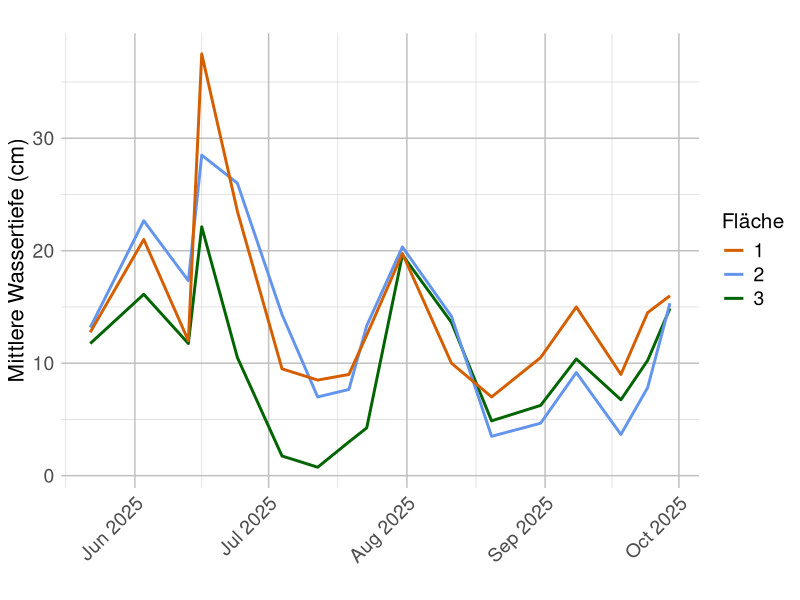
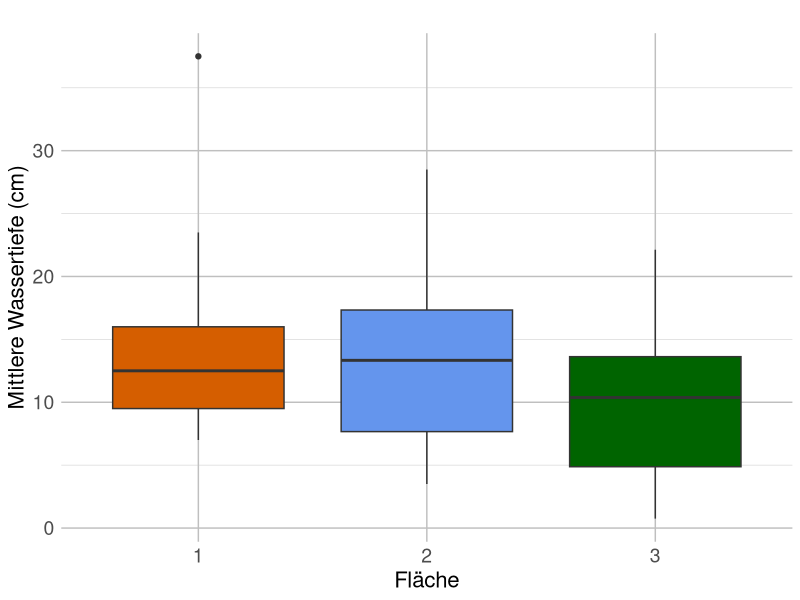
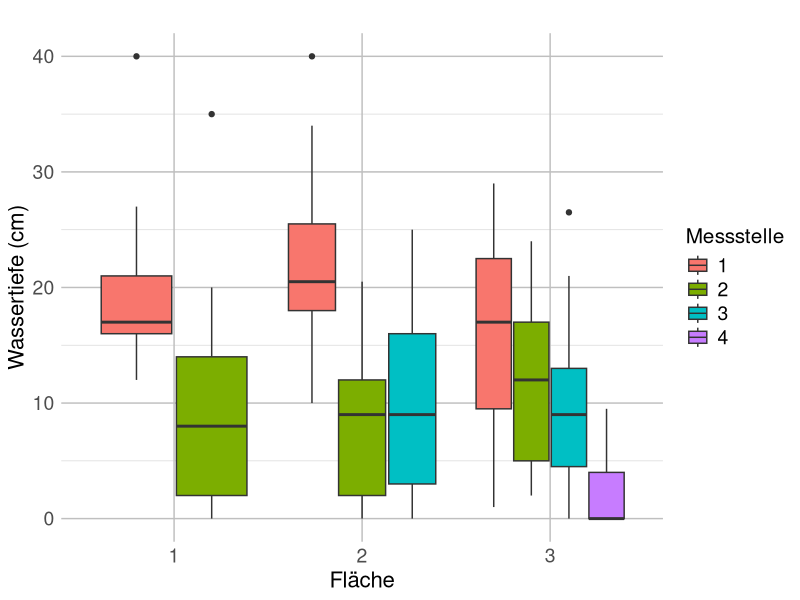
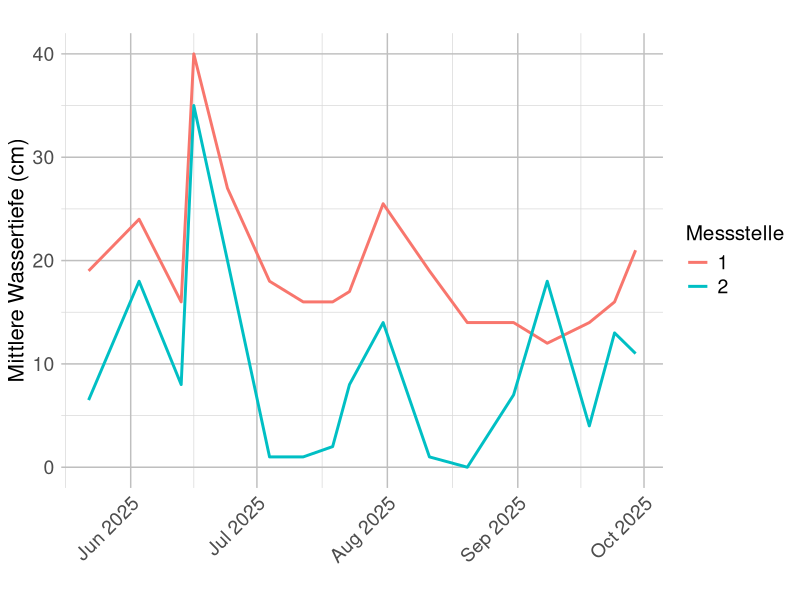
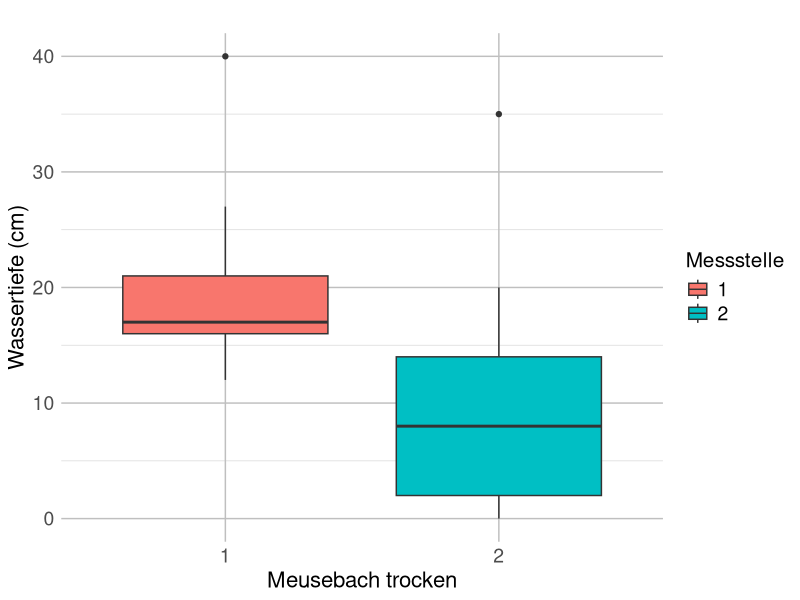
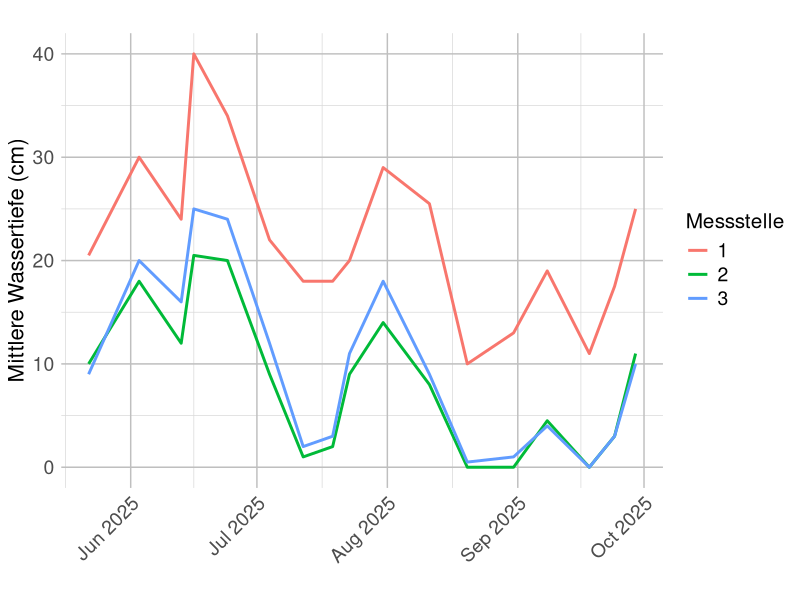
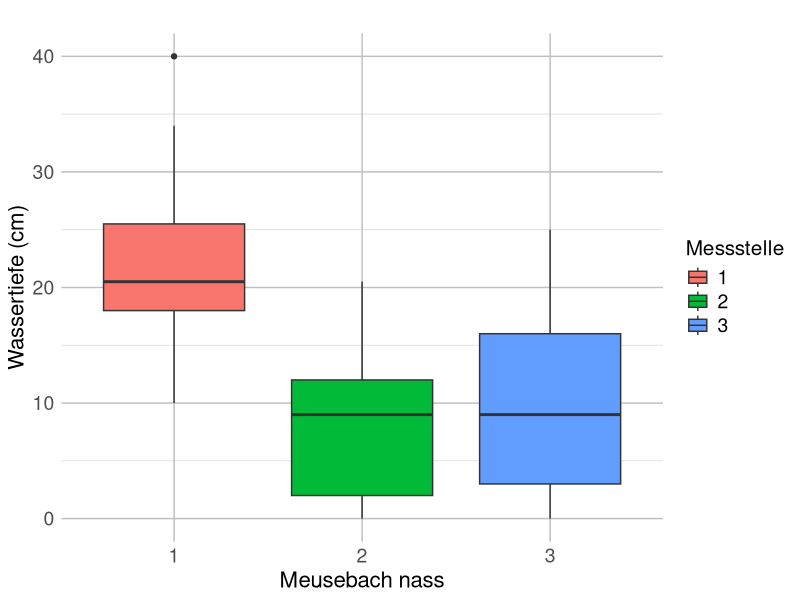
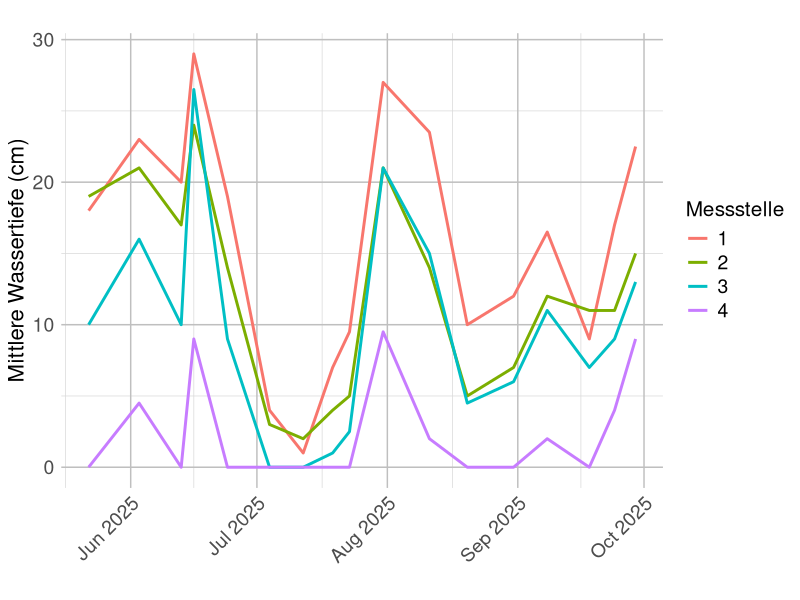

The R source for these figures, in order:
## ---- chunk 1
library(readxl)
library(dplyr)
library(ggplot2)
library(lubridate)
library(tidyr)
## ---- chunk 2
Wassertiefen <- read_excel("Tabelle Wassertiefe.xlsx")
summary(Wassertiefen)
str(Wassertiefen)
class(Wassertiefen$Datum)

# Datum als Date konvertieren
Wassertiefen$Datum <- as.Date(Wassertiefen$Datum)
str(Wassertiefen)
class(Wassertiefen$Datum)
## ---- chunk 3
# Mittelwerte pro Tag/ pro Standort berechnen 
WT_mittel <- Wassertiefen %>% 
  group_by(Datum, Standort) %>% 
  summarise(WT_mean = mean(Wassertiefe, na.rm = TRUE)) %>% 
  ungroup()

## ---- chunk 4
# Liniendiagramm - Jahresverlauf
# Zeitlicher Verlauf der mittleren Wassertiefe nach Standort

ggplot(WT_mittel, aes(x = Datum, y = WT_mean, color = Standort)) +
  geom_line(linewidth = 1) +
  #geom_point(size = 2) +
  labs(
    title = "",
    x = "",
    y = "Mittlere Wassertiefe (cm)",
    color = "Fläche"
  ) +
  scale_color_manual(
    breaks = c("MT", "MN", "L"),
    values = c(
      "MT" = "#D55E00",
      "MN" = "#6495ED",
      "L"  = "#006400"
    ),
    labels = c(
      "MT" = "1",
      "MN" = "2",
      "L"  = "3"
    )
  ) +
  theme(
    axis.title.x = element_text(size = 16),
    axis.title.y = element_text(size = 16),

    axis.text.x = element_text(angle = 45, hjust = 1, size = 14),
    axis.text.y = element_text(size = 14),

    legend.title = element_text(size = 15),
    legend.text = element_text(size = 14),

    panel.grid.major = element_line(color = "grey75"),
    panel.grid.minor = element_line(color = "grey85"),

    axis.ticks = element_blank(),

    panel.background = element_rect(fill = "white", color = NA)
  ) +
  scale_x_date(
    date_breaks = "1 month",
    date_labels = "%b %Y"
  )
## ---- chunk 5
#ggsave(
  #"Zeitlicher Verlauf der mittleren Wassertiefe nach Standort.png",
  #width = 10,
  #height = 6,
  #dpi = 300
#)
## ---- chunk 6
# Boxplot pro Standort, Mittelwert der verschiedenen Messpunkte

ggplot(WT_mittel, aes(x = factor(Standort,levels = c("MT", "MN", "L")), y = WT_mean, fill = Standort)) +
  geom_boxplot() +
  labs(
    title = "",
    x = "Fläche",
    y = "Mittlere Wassertiefe (cm)"
  ) +
  scale_x_discrete(labels = c(
    "MT" = "1",
    "MN" = "2",
    "L"  = "3"
  )) +
  scale_fill_manual(
    values = c(
      "MT" = "#D55E00",
      "MN" = "#6495ED",
      "L"  = "#006400"
    )
  ) +
  theme(
    axis.title.x = element_text(size = 16),
    axis.title.y = element_text(size = 16),

    axis.text.x = element_text(size = 14),
    axis.text.y = element_text(size = 14),

    legend.position = "none",   

    panel.grid.major = element_line(color = "grey75"),
    panel.grid.minor = element_line(color = "grey85"),

    axis.ticks = element_blank(),

    panel.background = element_rect(fill = "white", color = NA)
  )
## ---- chunk 7
#ggsave(
  #"Boxplot_Vergleich der Flächen.png",
  #width = 10,
  #height = 6,
  #dpi = 300
#)
## ---- chunk 8
# Boxplot pro Standort, Messpunkte farblich unterscheiden
# Vergleich der Wassertiefen nach Standort und Messstelle (Mai–Sep 2025)

ggplot(Wassertiefen,
       aes(x = factor(Standort, levels = c("MT", "MN", "L")),
           y = Wassertiefe,
           fill = factor(Messpunkt))) +

  geom_boxplot(position = position_dodge(0.8)) +

  labs(
    title = "",
    x = "Fläche",
    y = "Wassertiefe (cm)",
    fill = "Messstelle"
  ) +

  scale_x_discrete(labels = c(
    "MT" = "1",
    "MN" = "2",
    "L"  = "3"
  )) +

  theme(
    axis.title.x = element_text(size = 16),
    axis.title.y = element_text(size = 16),

    axis.text.x = element_text(size = 14),
    axis.text.y = element_text(size = 14),

    legend.title = element_text(size = 15),
    legend.text = element_text(size = 14),

    panel.grid.major = element_line(color = "grey75"),
    panel.grid.minor = element_line(color = "grey85"),

    axis.ticks = element_blank(),

    panel.background = element_rect(fill = "white", color = NA)
  )
## ---- chunk 9
#ggsave(
  #"Boxplot_Vergleich der Wassertiefen nach Standort und Messstelle.png",
  #width = 10,
  #height = 6,
  #dpi = 300
#)
## ---- chunk 10
#### Jahresverlauf - Liniendiagramm
plot_lin1 <- function(df, st, titel = NULL) {
  
  # Daten nach Standort filtern
  df_sub1 <- df %>% filter(Standort == st)

  ggplot(df_sub1, aes(x = Datum, y = Wassertiefe, color = factor(Messpunkt))) +
    geom_line(linewidth = 1) +
    #geom_point(size = 2) +
    
    labs(
      title = titel,
      x = "",
      y = "Mittlere Wassertiefe (cm)",
      color = "Messstelle"
    ) +
    
    scale_x_date(
      date_breaks = "1 month",
      date_labels = "%b %Y"
    ) +
    
    theme(
      axis.title.x = element_text(size = 16),
      axis.title.y = element_text(size = 16),

      axis.text.x = element_text(angle = 45, hjust = 1, size = 14),
      axis.text.y = element_text(size = 14),

      legend.title = element_text(size = 15),
      legend.text = element_text(size = 14),

      panel.grid.major = element_line(color = "grey75"),
      panel.grid.minor = element_line(color = "grey85"),

      axis.ticks = element_blank(),

      panel.background = element_rect(fill = "white", color = NA)
    )
}
## ---- chunk 11
#### Unterschiede zw. den Messstellen - Boxplot 
plot_box <- function(df, st, titel=NULL, x_name=NULL) {
  
  # Daten filtern
  df_sub2 <- df %>% filter(Standort == st)
  
  # x-Achsenname setzen, falls NULL
  if (is.null(x_name)) {
    x_name <- "Messpunkt"  # Standard
  }
  
  ggplot(df_sub2, aes(x = factor(Messpunkt), y = Wassertiefe, fill = factor(Messpunkt))) +
    geom_boxplot() +
    labs(
      title = titel,
      x = x_name,           # hier wird der flexible Name verwendet
      y = "Wassertiefe (cm)",
      fill = "Messstelle"
    ) +
    theme(
      axis.title.x = element_text(size = 16),
      axis.title.y = element_text(size = 16),

      axis.text.x = element_text(size = 14),
      axis.text.y = element_text(size = 14),

      legend.title = element_text(size = 15),
      legend.text = element_text(size = 14),

      panel.grid.major = element_line(color = "grey75"),
      panel.grid.minor = element_line(color = "grey85"),

      axis.ticks = element_blank(),

      panel.background = element_rect(fill = "white", color = NA)
    )
}

## ---- chunk 12
plot_lin1(Wassertiefen, "MT", titel="")
## ---- chunk 13
# Boxplot
plot_box(Wassertiefen, st="MT",
         titel="",
         x_name="Meusebach trocken")
## ---- chunk 14
# Liniendiagramm
plot_lin1(Wassertiefen, "MN", titel="")
## ---- chunk 15
# Boxplot
plot_box(Wassertiefen, st="MN",
         titel="",
         x_name="Meusebach nass")
## ---- chunk 16
# Liniendiagramm
plot_lin1(Wassertiefen, "L", titel="")
## ---- chunk 17
# Boxplot
plot_box(Wassertiefen, st="L",
         titel="",
         x_name="Lichtenau")
## ---- chunk 18
# Statistische Kennzahlen pro Messpunkt und Standort
Kennzahlen_messpunkt <- Wassertiefen %>%
  group_by(Standort, Messpunkt) %>%
  summarise(
    Mittelwert = mean(Wassertiefe, na.rm = TRUE),
    Median = median(Wassertiefe, na.rm = TRUE),
    Std = sd(Wassertiefe, na.rm = TRUE),
    Min = min(Wassertiefe, na.rm = TRUE),
    Max = max(Wassertiefe, na.rm = TRUE),
    Range = max(Wassertiefe, na.rm = TRUE) - min(Wassertiefe, na.rm = TRUE),
  )

Kennzahlen_messpunkt

## ---- chunk 19
# Statistische Kennzahlen pro Standort
Kennzahlen_standort <- Wassertiefen %>%
  group_by(Standort) %>%
  summarise(
    Mittelwert = mean(Wassertiefe, na.rm = TRUE),
    Median = median(Wassertiefe, na.rm = TRUE),
    Std = sd(Wassertiefe, na.rm = TRUE),
    Min = min(Wassertiefe, na.rm = TRUE),
    Max = max(Wassertiefe, na.rm = TRUE),
    Range = max(Wassertiefe, na.rm = TRUE) - min(Wassertiefe, na.rm = TRUE)
  )

Kennzahlen_standort

## ---- chunk 20
# welcher Standort hat die größten Wasserstandsschwankungen?

# Standardabweichung = wie stark der Wasserstand typischerweise um seinen Mittelwert schwankt
# Spannweite des Wasserstands = extremste Unterschiede zwischen dem höchsten und niedrigsten gemessenen Wasserstand

#Schwankung pro Standort (über Tagesmittelwerte)
WT_var_st <- WT_mittel %>%
  group_by(Standort) %>%
  summarise(
    sd_WT = sd(WT_mean, na.rm = TRUE),
    range_WT = max(WT_mean, na.rm = TRUE) - min(WT_mean, na.rm = TRUE)
  ) %>%
  arrange(desc(sd_WT))

WT_var_st

## ---- chunk 21
# Schwankung pro Messpunkt innerhalb eines Standorts
WT_var_mp <- Wassertiefen %>%
  group_by(Standort, Messpunkt) %>%
  summarise(
    sd_WT = sd(Wassertiefe, na.rm = TRUE),
    range_WT = max(Wassertiefe, na.rm = TRUE) - min(Wassertiefe, na.rm = TRUE)
  ) %>%
  arrange(desc(sd_WT))

WT_var_mp
## ---- chunk 22
# welcher Standort hat die meisten trocken gefallenen Tage, welcher die wenigsten (= Beständigkeit des Gewässers/Wasserspiegel)

# auch daraus kann man ggf ableiten, welches Gewässer das Wasser besser hält und Faktoren ableiten, warum es bei den anderen nicht so ist -> naturschutzfachliche Maßnahmen ggf ableiten/überdenken

WT_trocken_mp <- Wassertiefen %>%
  group_by(Standort, Messpunkt) %>%
  summarise(
    trockene_Tage = sum(Wassertiefe <= 1, na.rm = TRUE),
    gesamt_Messungen = n(),
    anteil_trocken = trockene_Tage / gesamt_Messungen
  ) %>%
  arrange(Standort, desc(trockene_Tage))

WT_trocken_mp

## ---- chunk 23
# Trocken- oder Hochwasserperioden zählen 
# Interpolation (da der Wasserstand nicht kontinuirlich gemessen wurde/in regelmäßigen Abständen)
library(zoo)

# Daten nach Datum sortieren und interpolieren
Wassertiefen <- Wassertiefen %>%
  arrange(Standort, Messpunkt, Datum) %>%
  group_by(Standort, Messpunkt) %>%
  mutate(Wassertiefe_interp = na.approx(Wassertiefe, x = as.numeric(Datum))) %>%
  ungroup()

# Trocken, Normalwasser, Hochwasser definieren
# Beispielwerte, noch keine konkreten festgelegt
Wassertiefen <- Wassertiefen %>%
  mutate(
    Trocken = Wassertiefe_interp < 3,
    Normalwasser = Wassertiefe_interp >= 3 & Wassertiefe_interp <= 25,
    Hochwasser = Wassertiefe_interp > 25
  )

# Zusammenhängende Perioden identifizieren
Wassertiefen <- Wassertiefen %>%
  group_by(Standort, Messpunkt) %>%
  mutate(
    Trocken_grp = cumsum(Trocken != lag(Trocken, default=first(Trocken))),
    Normalwasser_grp = cumsum(Normalwasser != lag(Normalwasser, default=first(Normalwasser))),
    Hochwasser_grp = cumsum(Hochwasser != lag(Hochwasser, default=first(Hochwasser)))
  ) %>%
  ungroup()

# Zusammenhängende Perioden zählen
Perioden_Anzahl <- Wassertiefen %>%
  group_by(Standort, Messpunkt) %>%
  summarise(
    TrockenPerioden = sum(Trocken & !duplicated(Trocken_grp)),
    NormalwasserPerioden = sum(Normalwasser & !duplicated(Normalwasser_grp)),
    HochwasserPerioden = sum(Hochwasser & !duplicated(Hochwasser_grp)),
    .groups = "drop"
  )

Perioden_Anzahl

## ---- chunk 24
TrockenPerioden <- Wassertiefen %>%
  filter(Trocken) %>%  # nur Trockenblöcke
  group_by(Standort, Messpunkt, Trocken_grp) %>%  # nach zusammenhängenden Perioden
  summarise(
    Start = min(Datum),  # erster Tag der Periode
    Ende = max(Datum),   # letzter Tag der Periode
    Dauer_Tage = as.numeric(max(Datum) - min(Datum)) + 1,  # Dauer in Tagen
    .groups = "drop"
  )

TrockenPerioden
## ---- chunk 25
HochwasserPerioden <- Wassertiefen %>%
  filter(Hochwasser) %>%  # nur Hochwasserblöcke
  group_by(Standort, Messpunkt, Hochwasser_grp) %>%
  summarise(
    Start = min(Datum),
    Ende = max(Datum),
    Dauer_Tage = as.numeric(max(Datum) - min(Datum)) + 1,
    .groups = "drop"
  )

HochwasserPerioden
## ---- chunk 26
NormalwasserPerioden <- Wassertiefen %>%
  filter(Normalwasser) %>%  # nur Normalwasserblöcke
  group_by(Standort, Messpunkt, Normalwasser_grp) %>%  # bereits vorhanden!
  summarise(
    Start = min(Datum),
    Ende = max(Datum),
    Dauer_Tage = as.numeric(max(Datum) - min(Datum)) + 1,
    .groups = "drop"
  )

NormalwasserPerioden
## ---- chunk 27
# Histogramm zur Häufigkeit der Wasserstände je Standort 
ggplot(Wassertiefen, aes(x = Wassertiefe, fill = Standort)) +
  geom_histogram(binwidth = 5, alpha = 0.7) +
  facet_wrap(~Standort) +
  theme_minimal() +
  labs(title = "Verteilung der Wasserstände pro Standort",
       x = "Wasserstand (cm)",
       y = "Anzahl der Messungen")

# Histogramm zur Häufigkeit der Wasserstände je Standort ohne Messpunkt 4 bei Lihtenau 
ggplot(
  Wassertiefen %>%
    filter(!(Standort == "L" & Messpunkt == 4)),
  aes(x = Wassertiefe, fill = Standort)
) +
  geom_histogram(binwidth = 5, alpha = 0.7) +
  facet_wrap(~Standort) +
  theme_minimal() +
  labs(
    title = "Verteilung der Wasserstände pro Standort",
    x = "Wasserstand (cm)",
    y = "Anzahl der Messungen"
  )
## ---- chunk 28
# Histogramm zur Häufigkeit der Wasserstände je Messpunkt und Standort 
Wassertiefen$Standort <- as.factor(Wassertiefen$Standort)
Wassertiefen$Messpunkt <- as.factor(Wassertiefen$Messpunkt)

standort_L <- Wassertiefen %>% 
  filter(Standort == "L")
standort_L <- Wassertiefen %>%
  filter(Standort == "L", Messpunkt != "4")#ohne Messpunkt 4 (verzerrt Daten)
standort_MN <- Wassertiefen %>% 
  filter(Standort == "MN")
standort_MT <- Wassertiefen %>% 
  filter(Standort == "MT")

ggplot(standort_MT, aes(x = Wassertiefe, fill = Messpunkt)) +
  geom_histogram(binwidth = 5, alpha = 0.7) +
  facet_wrap(~Messpunkt) +
  theme_minimal() +
  labs(title = "Histogramm pro Messpunkt & Standort",
       x = "Wasserstand (cm)",
       y = "Anzahl Messungen")

## ---- chunk 29
Wassertiefen %>%
  filter(!(Standort == "L" & Messpunkt == "4")) %>%
  ggplot(aes(x = Wassertiefe, fill = Standort)) +
  geom_histogram(binwidth = 5, alpha = 0.7) +
  facet_grid(Standort ~ Messpunkt) +
  theme_minimal() +
  labs(
    title = "Histogramm der Wasserstände nach Standort und Messpunkt",
    x = "Wasserstand (cm)",
    y = "Anzahl Messungen",
    fill = "Fläche"
  ) +
  scale_fill_manual(
    values = c(
      "L" = "#1b9e77",
      "MT" = "#d95f02",
      "MN" = "#7570b3"
    ),
    labels = c(
      "L" = "Lichtenau",
      "MT" = "Meusebach trocken",
      "MN" = "Meusebach nass"
    )
  )
